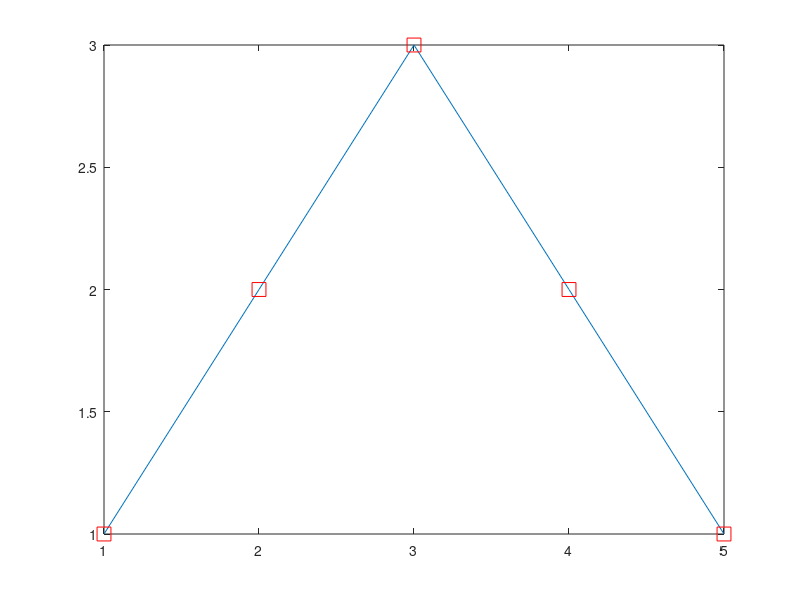
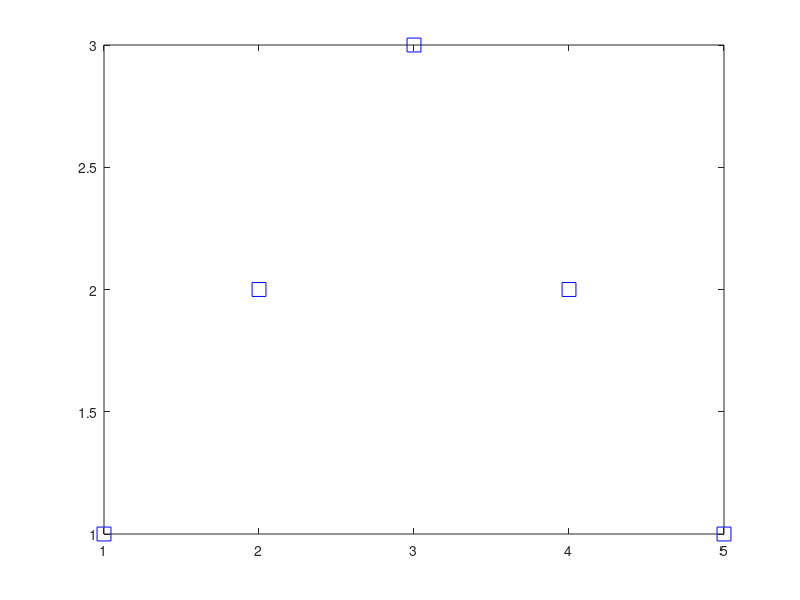

Here is the MATLAB script that generated these plots, in order: (Note: this script raises an error after producing the figures.)
function simpleTimeseriesPlots
% kaya de barbaro june 2018

%this script provide basics for visualizing simple timeseries data 
% as well as common modifications . it has been designed to be run one line
% at a time so users can experience building and modifying plots. it also contains practice problems at the end of the script as well as answers. 
% for step by step instructions to run this script, see the README doc

clearvars; 
addpath('libs');

%get to know the simple plot fuction
figure(1)
plot(1,1) 
plot(1,1, 'rs','MarkerSize',10)

%plot your first timeseries using the syntax plot(xvals, yvals)!
figure (1)
plot([1 2 3 4 5], [1 2 3 2 1])

% add each datapoint as a red box
hold on
plot([1 2 3 4 5], [1 2 3 2 1], 'rs','MarkerSize',10)

% try the syntax plot(yvals)
% note: if time is regular across your datastreams you dont need to indicate timestamps/ xvals
figure (2)
plot([1 2 3 2 1], 'bs','MarkerSize',10)

%now, lets open up some actual data to plot
% use the string concatenation function strcat to specify exact location and name of the data files
dataDir = fullfile('.', 'data');

fnameG = fullfile(dataDir,'InfGaze_P6_4mo.csv');
fnameH = fullfile(dataDir,'InfHands_P6_4mo.csv');
  
%read face and hand data using csvread command
gazeData = csvread(fnameG);
handsData = csvread(fnameH);

%plot gaze to first object
figure(1)
plot (gazeData(1,:))   
title('Infant gaze: Object 1')

axis ([0 1864 0 1.5 ])                    
% axis([XMIN XMAX YMIN YMAX])
axis ([0 size(gazeData,2)+100 0 1.5 ])  


% plot gaze to all objects on one plot 
figure (2)
plot (gazeData(1,:), 'g') 
hold on
plot (gazeData(2,:),'r') 
plot (gazeData(3,:), 'c')    
title('Infant Gaze: three objects')
axis ([0 size(gazeData,2)+100 0 1.5 ])

%You have lots of options for colors and shapes- e.g. 
figure (21)
plot(gazeData(1,:), 'g--')
figure (22)
plot(gazeData(1,:), 'g+')
figure (23)
plot(gazeData(1,:), 'gs') 

% or if you want to get really wild.. 
figure (3)
plot(gazeData(1,:),'-mo',...
    'LineWidth',2,...
    'MarkerEdgeColor','k',...
    'MarkerFaceColor',[.49 1 .63],...
    'MarkerSize',10)


% ------> for more line specification options see
%https://www.mathworks.com/help/matlab/ref/linespec.html

% same data as plot 2, new look 
figure (4)
plot (gazeData(1,:), 'gs', 'MarkerFaceColor', 'g') 
hold on
plot (gazeData(2,:),'rs','MarkerFaceColor', 'r') 
plot (gazeData(3,:), 'cs', 'MarkerFaceColor', 'c')    
axis ([0 size(gazeData,2)+100 .4 1.5 ])
title('Infant Gaze: three objects')

% plot gaze and hands data together using two linked subplots
figure (5)
ax1= subplot(2,1,1);    % syntax is subplot(total rows of plots, total columns of plots, position of current plot)
plot(gazeData(1,:),'g')
axis ([0 size(gazeData,2)+100 0 1.5 ])
title('Looking at toy 1')

ax2= subplot(2,1,2);
plot(handsData(1,:),'g')
axis ([0 size(gazeData,2)+100 0 1.5 ])
title('Touching toy 1')    %-----> try zooming in on one

linkaxes([ax1,ax2],'x')  %----> now try zooming in again 

% generate and plot summed gaze and hands data
% sum gaze and hands directed to each object
sumObj1= handsData(1,:)+ gazeData(1,:); 
sumObj2 = handsData(2,:)+ gazeData(2,:); 
sumObj3 = handsData(3,:)+ gazeData(3,:); 

figure(6)
hold on
plot (sumObj1, 'g')
plot (sumObj2, 'r')
plot (sumObj3, 'c')

axis ([0 size(gazeData,2)+100 0 3 ])
title('Gaze and Hands Sums')


%or sum gaze across all three objects 
% syntax is sum (array_name, dimension) where dimension is 1 for row 2 for column

gazeSum = sum(gazeData,1);  
figure(7)
plot (gazeSum, 'k')
axis ([0 size(gazeData,2)+100 0 1.5 ])
title('Gaze Sum')

%save your plots - this will save the most recently accessed plot
savename=strcat(dataDir,'/simpleTimeseriesPlot');
print('-depsc','-tiff','-r300',strcat(savename, '.eps')) %high quality
saveas( gcf, char(strcat(savename,'.fig')));  %saves a matlab file
saveas( gcf, char(strcat(savename,'.jpg')));  %saves a jpg


% Exercises
% create an "object contact" timeseries for each of the three objects
% summing looking and touching activity at each timepoint (i.e. the values should range from 0-2 )
% plot 7: plot the three timeseries on the same plot using a different
% color for each toy 
% plot 8: plot each of the three timeseries in its own subplot (ie three
% subplots in one plot)
% plot 9: Adjust your figure 4 plot  two so that you can observe
% if infants are looking to two toys at the same time
%plot 10: Add touching behavior to plot 9



%% Scroll down for Exercise answers 

%
%
%
%
%
%
%
%
%
%
%
%
%
%
%
%
%
%
%
%
%
%
%
%






% Exercise answers 
% create an "object contact" timeseries for each of the three objects
% summing looking and touching activity at each timepoint (i.e. the values should range from 0-2 )

redSum= gazeData(1,:)+ handsData(1,:);
greenSum= gazeData(2,:)+ handsData(2,:);
blueSum= gazeData(3,:)+ handsData(3,:);

% plot 7: plot the three timeseries on the same plot using a different
% color for each toy 

figure (7)
plot (redSum, 'r') 
hold on
plot (greenSum,'g') 
plot (blueSum, 'c')    
title('Infant Gaze: three objects')
axis ([0 size(gazeData,2)+100 0.2 2.5 ])

% plot 8: plot each of the three timeseries in its own subplot (ie three
% subplots in one plot)

figure(8)
ax1= subplot(3,1,1);    
plot(redSum,'r')
axis ([0 size(gazeData,2)+100 0.2 2.5 ])
title('Red toy contact')

ax2= subplot(3,1,2);
plot(greenSum,'g')
axis ([0 size(gazeData,2)+100 0.2 2.5 ])
title('Green toy contact')

ax3= subplot(3,1,3);
plot(blueSum,'c')
axis ([0 size(gazeData,2)+100 0.2 2.5 ])
title('blue toy contact')

linkaxes([ax1,ax2, ax3],'x')  


% plot 9: Adjust your figure 4 plot  two so that you can observe
% if infants are looking to two toys at the same time

figure (9)
plot (gazeData(1,:)+.02, 'rs', 'MarkerFaceColor', 'r') 
hold on
plot (gazeData(2,:),'gs','MarkerFaceColor', 'g') 
plot (gazeData(3,:)-.02, 'cs', 'MarkerFaceColor', 'c')    
title('Infant Gaze: three objects')
axis ([0 size(gazeData,2)+100 0.2 1.5 ])

%plot 10: Add touching behavior to plot 9

hold on 
plot (handsData(1,:)+.02-.5, 'rs', 'MarkerFaceColor', 'r') 
hold on
plot (handsData(2,:)-.5,'gs','MarkerFaceColor', 'g') 
plot (handsData(3,:)-.02-.5, 'cs', 'MarkerFaceColor', 'c')    
title('Infant Object attention')
axis ([0 size(gazeData,2)+100 0.2 1.5 ])



